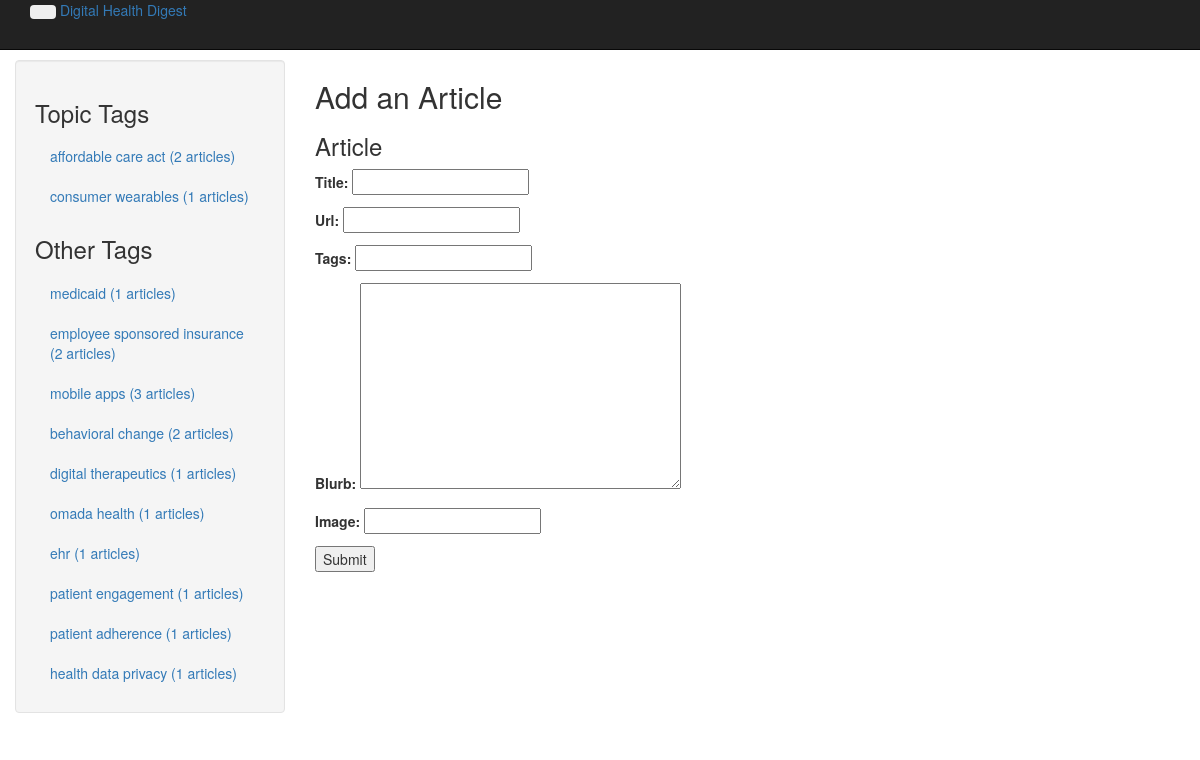
The page /add_article/ (signed in) on the database its author committed.
### blog/models.py (models this page shows, shortened)
class Tag(models.Model):
	articles = models.ManyToManyField(Article)
	name = models.CharField(max_length=128, unique=True)
	topic_tag = models.BooleanField(default=False)
	article_count = models.IntegerField(default=0)

### blog/views.py (the view)
# urls.py: url(r'^add_article/$', 'blog.views.add_article', name='add_article'),
def add_article(request):
	topic_tags, other_tags = get_tag_lists()
	current_user = request.user
	if request.method == 'POST':
		form = ArticleForm(request.POST)
		if form.is_valid():
			new_article = form.save()
			raw_tags = form.cleaned_data['tags'].split(',')
			if raw_tags:
				for raw_tag in raw_tags:
					raw_tag = raw_tag.strip().replace(' ', '_').lower()
					tag_name = urllib.quote(raw_tag)
					tag, created = Tag.objects.get_or_create(name=tag_name)
					if created:
						tag.article_count=1
					else:
						tag.article_count +=1
					tag.save()
					tag.articles.add(new_article)
			return redirect(index)
		else:
			print form.errors
	else:
		form = ArticleForm(initial={'author': current_user})
	context = {
		'form': form,
		'topic_tags': topic_tags,
		'other_tags': other_tags,
	}
	return render(request, 'add_article.html', context)

### blog/forms.py
class ArticleForm(forms.ModelForm):
	class Meta:
		model = Article
		fields = ('author', 'title','url',  'tags', 'blurb', 'image' )
		widgets = {
                'author': forms.HiddenInput(),
            }
	tags = forms.CharField(max_length=100, required=False)

### blog/views.py (called while the page is built)
def get_tag_lists():
	topic_tags = Tag.objects.filter(topic_tag=True)
	for tag in topic_tags:
		tag.clean_name = tag.name.replace('_', ' ')
	other_tags = Tag.objects.filter(topic_tag=False)
	for tag in other_tags:
		tag.clean_name = tag.name.replace('_', ' ')
	return topic_tags, other_tags

### blog/templates/add_article.html (shortened to what this page needs)
{% extends 'base.html' %}
{% block subheader %} Add an Article {% endblock %}
{% block content %}
<div id="new-bookmark-widget">
	<form method="post">
		<h3>Article</h3>
		{{ form.as_p }}
		<p><button id="new-article-submit">Submit</button>
	</form>
</div>
{% endblock %}

### blog/templates/tag_list.html
<h3>Topic Tags</h3>
<ul class="nav nav-list">
	{% if topic_tags %}
		{% for tag in topic_tags %}
			<li><a href="{% url 'blog.views.tag' tag.name %}">{{ tag.clean_name }} ({{ tag.article_count }} articles)</a></li>
		{% endfor %}
	{% else %}
		<li>No categories here.</li>
	{% endif %}
</ul>
<h3>Other Tags</h3>
<ul class="nav nav-list">
	{% if other_tags %}
		{% for tag in other_tags %}
			<li><a href="{% url 'blog.views.tag' tag.name %}">{{ tag.clean_name }} ({{ tag.article_count }} articles)</a></li>
		{% endfor %}
	{% else %}
		<li>No categories here.</li>
	{% endif %}
</ul>

### static/css/base.css (style rules this page uses)
li { list-style-type: none, }

### rows shown on the page
Tag: clean_name "affordable care act", article_count "2"
Tag: clean_name "consumer wearables", article_count "1"
Tag: clean_name "medicaid", article_count "1"
Tag: clean_name "employee sponsored insurance", article_count "2"
Tag: clean_name "mobile apps", article_count "3"
Tag: clean_name "behavioral change", article_count "2"
Tag: clean_name "digital therapeutics", article_count "1"
Tag: clean_name "omada health", article_count "1"
Tag: clean_name "ehr", article_count "1"
Tag: clean_name "patient engagement", article_count "1"
Tag: clean_name "patient adherence", article_count "1"
Tag: clean_name "health data privacy", article_count "1"
